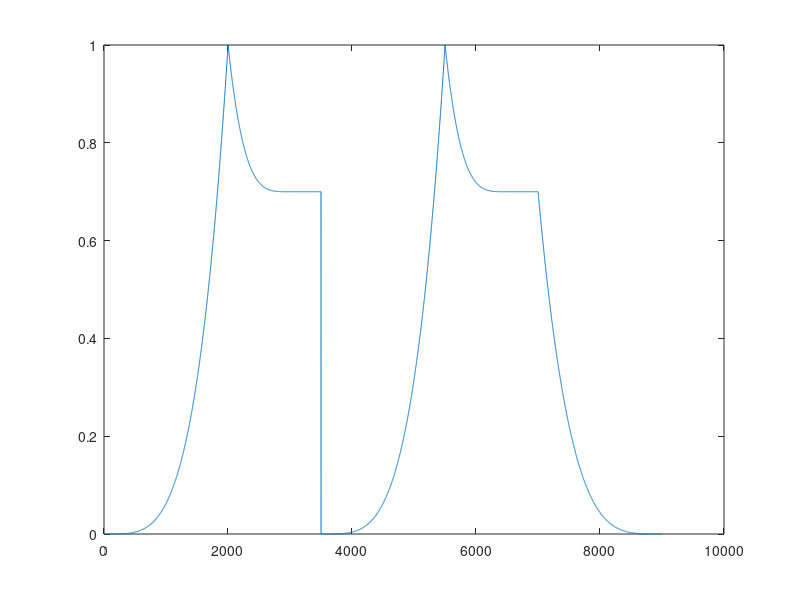

MATLAB code to generate this figure:
slope = 4;

attack = 2000;
decay = 1000;
sustain = 500;
sustainLevel = 0.7;
release = 2000;
att = 1/attack;
dec=1/decay;
rel=1/release;
rampatt=zeros(1, attack);
envelopes=zeros();


rampatt(1)=0;
for i=2:attack
    rampatt(i)=rampatt(i-1)+att;
end
rampatt=rampatt.^slope;

rampdec=ones(1,decay);
rampdec(1)=1;
for i=2:decay
    rampdec(i)=rampdec(i-1)-dec;
end
rampdec=sustainLevel+(1-sustainLevel)*rampdec.^slope;



rampsus=ones(1, sustain)*sustainLevel;


envelopes=[rampatt rampdec rampsus];
%%%%%%%%%%%%%%%%%%%
% rampatt(1)=0;
% att2=(1)/attack;

rampatt(1)=0;
for i=2:attack
    rampatt(i)=rampatt(i-1)+att;
end
rampatt=rampatt.^slope;


%%rampatt=sustainLevel+(1-sustainLevel)*rampatt.^slope;

rampdec=ones(1,decay);
rampdec(1)=1;
for i=2:decay
    rampdec(i)=rampdec(i-1)-dec;
end
rampdec=sustainLevel+(1-sustainLevel)*rampdec.^slope;



rampsus=ones(1, sustain)*sustainLevel;

ramprel=ones(1,release+1);
ramprel(1)=1;
for i=2:release
    ramprel(i)=ramprel(i-1)-rel;
end
ramprel=sustainLevel*(ramprel.^slope);
ramprel(length(ramprel))= 0;
envelopes=[envelopes rampatt rampdec rampsus ramprel];

figure('Color',[1 1 1]);
plot(envelopes);
